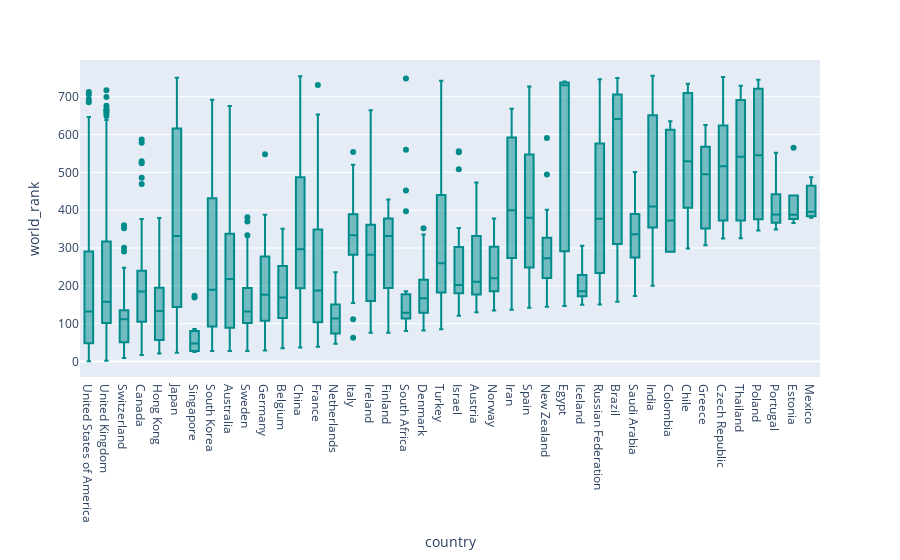

Source (notebook cell):
### Markdown cell above
## Data Analysis and Visualization

### Code cell
px.box(data, x = 'country', y = 'world_rank', color_discrete_sequence=['darkcyan'])

### Figure 1 — Plotly figure (JSON) as saved in the notebook; plotly's stock layout.template omitted (floating-point values rounded to 4 significant figures; data arrays with more than 128 entries replaced by an {"elided": "..."} marker saying what was removed)
{"data": [{"alignmentgroup": "True", "hovertemplate": "country=%{x}<br>world_rank=%{y}<extra></extra>", "legendgroup": "", "marker": {"color": "darkcyan"}, "name": "", "notched": false, "offsetgroup": "", "orientation": "v", "showlegend": false, "type": "box", "x": {"elided": "2499 str values"}, "x0": " ", "xaxis": "x", "y": {"elided": "2499 int values"}, "y0": " ", "yaxis": "y"}], "layout": {"boxmode": "group", "legend": {"tracegroupgap": 0}, "margin": {"t": 60}, "xaxis": {"anchor": "y", "domain": [0, 1], "title": {"text": "country"}}, "yaxis": {"anchor": "x", "domain": [0, 1], "title": {"text": "world_rank"}}}}
